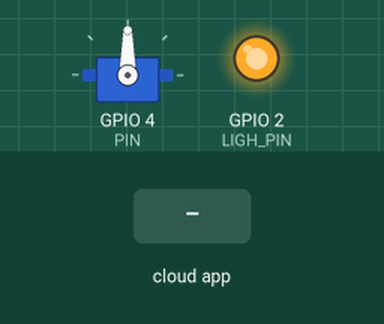
Recording of a program running on a simulated ESP32. On the bench: servo, output pins drawn as LEDs (lit = HIGH). The test bench sets the inputs (shaded band). What the program prints to the serial monitor is not drawn.

Above: at 2.7 s.
2.8 s: the phone or cloud app sets CHANGEPCDEV to 0
At 3.12 s:
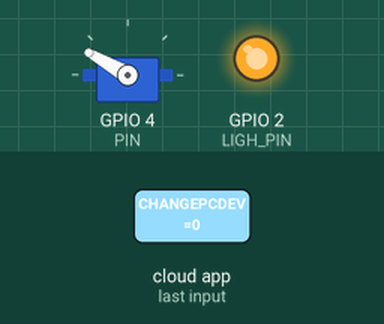
At 3.9 s:
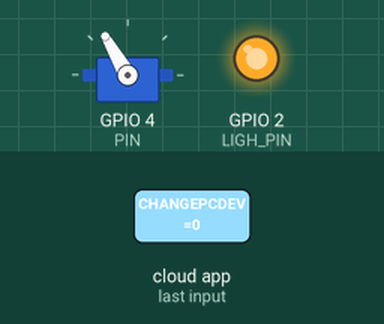
4.7 s: the phone or cloud app sets STATUS_PC to 0
Timing chart, 0 to 7.7 s (numbered marks = the images above; inputs shaded):
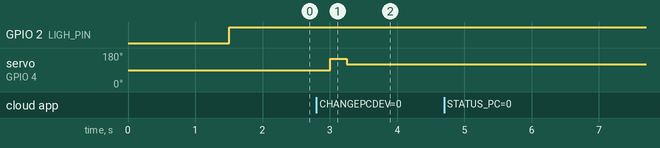

The program:

main.cpp
```cpp
#include <Arduino.h>
#include <ESP32Servo.h>
#include "AdafruitIO_WiFi.h"
#define PIN 4
#define LIGH_PIN 2
#define IO_USERNAME  "XXXXXXXXXXXX"
#define IO_KEY       "XXXXXXXXXXXX"
#define FEED "CHANGEPCDEV"
#define FEED_STATUS "STATUS_PC"

const char* ssid = "XXXXXXXXXXXX";      //SSID da rede WIFI
const char* password =  "XXXXXXXXXXXX@";    //senha da rede wifi    //password

AdafruitIO_WiFi io(IO_USERNAME, IO_KEY, ssid, password);

// configura o tópico "fabiosouza_io/feeds/L1"
AdafruitIO_Feed *feedL1 = io.feed(FEED);
AdafruitIO_Feed *feedStatus = io.feed(FEED_STATUS);

Servo myservo;  // create servo object to control a servo
// twelve servo objects can be created on most boards
byte state;
int currentStatus;

void setup() {
    // put your setup code here, to run once:
  Serial.begin(115200);
    // Aguarda serial monitor
  while(!Serial);
  pinMode(LIGH_PIN,OUTPUT);
  digitalWrite(LIGH_PIN,LOW);
  myservo.attach(PIN);  // attaches the servo on pin 9 to the servo object
  state = 1;
}

void pressButtom(){
  myservo.attach(PIN);
  Serial.print("pressButtom");
  myservo.write(150);
  delay(250);
  myservo.write(120);
  myservo.detach();
}

int nomalizeData(char* value){
  int charAsnumber = strtol(value,NULL,10);
  Serial.print("nomalizeData: ");
  Serial.print(charAsnumber);
  if(charAsnumber<=3){
    return 1;
  }
  return 4;
}

void handleL1(AdafruitIO_Data *data) {

  // Mensagem
  Serial.print("Recebido  <- ");
  Serial.print(data->feedName());
  Serial.print(" : ");
  Serial.println(data->value());
  Serial.println(currentStatus);
  int valueASNumber = nomalizeData(data->value());
  if(valueASNumber != currentStatus){
    pressButtom();
    feedStatus->save(valueASNumber);
  }
}

void updateStatus(AdafruitIO_Data *data) {
  Serial.print("updateStatus ");
  Serial.print(data->feedName());
  Serial.println(data->value());
  currentStatus = nomalizeData(data->value());
}


void conectaBroker(){

  //mensagem inicial
  Serial.print("Conectando ao Adafruit IO");

  // chama função de conexão io.adafruit.com
  io.connect();

   // instancia um novo handler para recepção da mensagem do feed L1
  feedL1->onMessage(handleL1);
  feedStatus->onMessage(updateStatus);


  // Aguarda conexação ser estabelecida
  while(io.status() < AIO_CONNECTED) {
    Serial.print(".");
    delay(500);
  }

  digitalWrite(LIGH_PIN,HIGH);
  // Conectado
  Serial.println();
  Serial.println(io.statusText());

  // certifique-se de que todos os feeds obtenham seus valores atuais imediatamente
  feedStatus->get();
  feedL1->get();
}

void loop() {
  //verifica se está conectado
  if(state == AIO_NET_DISCONNECTED | state == AIO_DISCONNECTED){
    Serial.println("Vai reconectar....");
    conectaBroker(); //função para conectar ao broker
  }
  state = io.run();
  delay(250);
}
```

Measured:
- after the input at 2.8 s, servo on GPIO 4 (PIN): 90° → 150° after 0.20 s, → 120° 0.25 s later
- after the input at 4.7 s, every drawn part: stays the same
